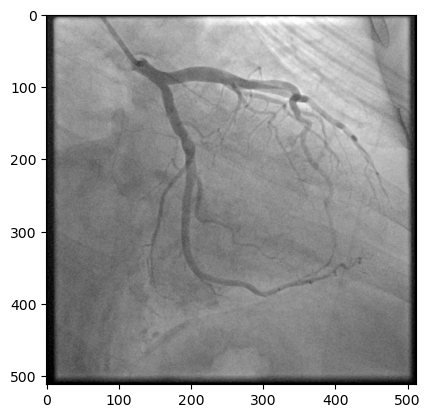
#> input picture raw_img.png, 430 x 418 px
$ python -i Preprocess.py   (imports and definitions only)
#> lines starting #> are read from the running program, lines starting #| are printed output that depends on the picture
#> further down, picture is the input picture: shape (418, 430, 3); min 0, max 255, mean 161.2
from skimage import io, exposure, util, morphology
from skimage.color import rgb2gray
import cv2 as cv
import numpy as np

def preprocess(img):

    image = img.astype(np.float32) / 255.0

    if image.ndim == 3 and image.shape[2] == 3:
        image = rgb2gray(image)
#> image: shape (418, 430) float32

    # First, contrast limited adaptive histogram equalisation (CLAHE)
    clahe_image = exposure.equalize_adapthist(image)
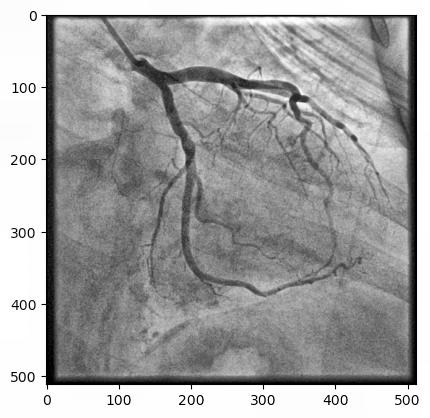
#> clahe_image: shape (418, 430) float32; min 0, max 1, mean 0.627

    # invert image
    inv_clahe_image = util.invert(clahe_image)
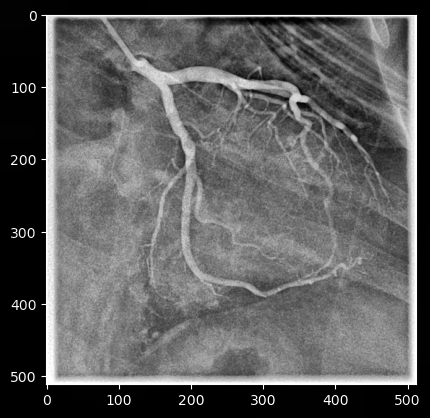
#> inv_clahe_image: shape (418, 430) float32; min 0, max 1, mean 0.373

    # White top-hat transform (large SE, exact size not specified)
    w_tophat_image = morphology.white_tophat(inv_clahe_image, morphology.disk(20))
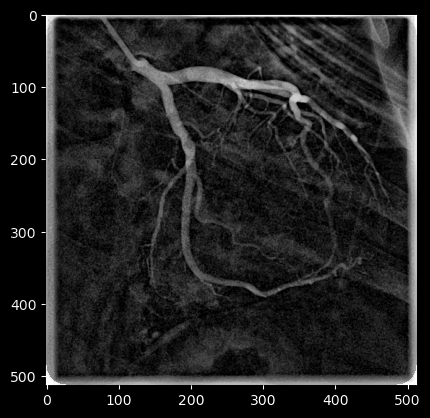
#> w_tophat_image: shape (418, 430) float32; min 0, max 0.999, mean 0.134

    # Original - top hat
    orig_tophat = image - w_tophat_image
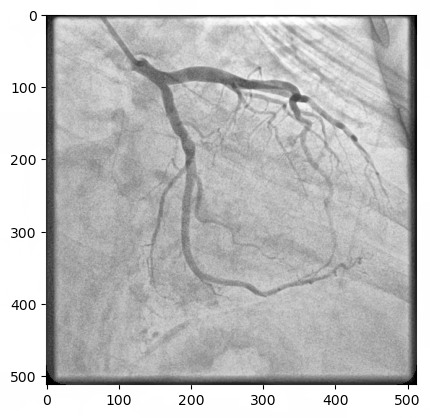
#> orig_tophat: shape (418, 430) float32; min -0.999, max 1, mean 0.498; drawn with min black and max white

    # Non-negative thresholding, threshold not specified
    thresh_image = orig_tophat #> 0

    # CLAHE
    clahe_thresh_image = exposure.equalize_adapthist(thresh_image)
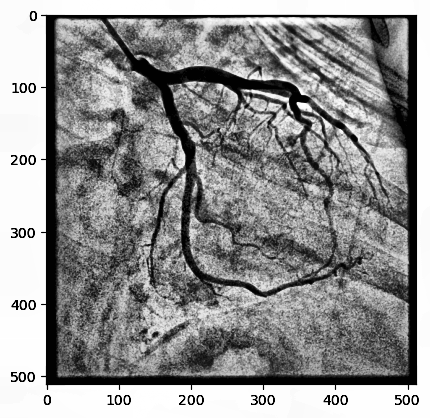
#> clahe_thresh_image: shape (418, 430) float32; min 0, max 1, mean 0.566
    preprocess_img = clahe_thresh_image

    return (preprocess_img * 255).astype(np.uint8)

def preprocess_inplace(img_path):
    img = io.imread(img_path)
    image = preprocess(img)
    io.imsave(img_path, image)

>>> import cv2
>>> picture = cv2.cvtColor(cv2.imread('raw_img.png'), cv2.COLOR_BGR2RGB)
>>> result = preprocess(picture)

$ run again, on optimisers.png
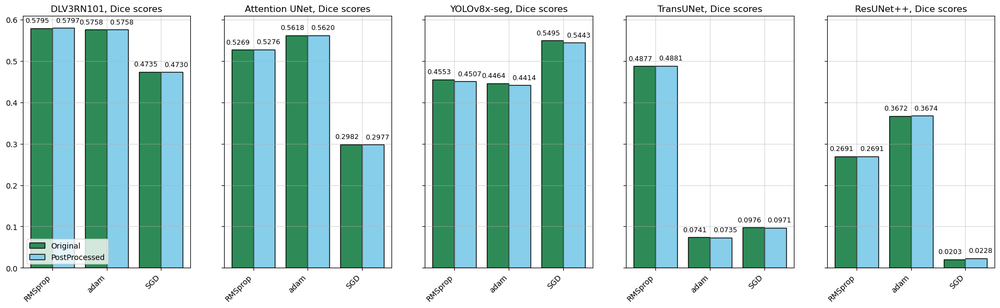
#> input picture optimisers.png, 1000 x 308 px, shrunk from 1834 x 565 before the run
#> in preprocess, `w_tophat_image = morphology.white_tophat(inv_clahe_image, morphology.d..`:
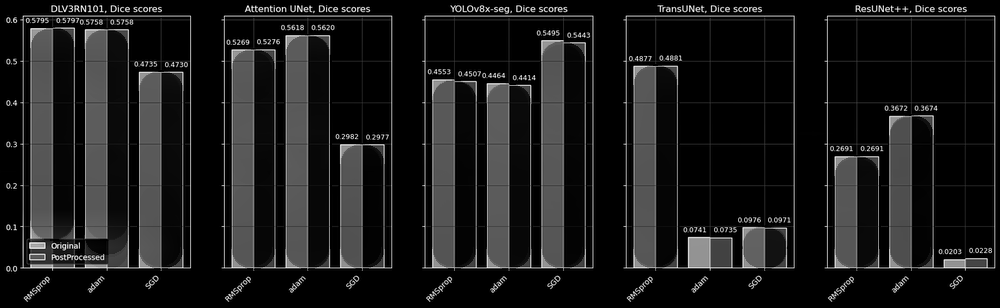
#> w_tophat_image: shape (308, 1000) float32; min 0, max 0.999, mean 0.105
#> in preprocess, `clahe_thresh_image = exposure.equalize_adapthist(thresh_image)`:
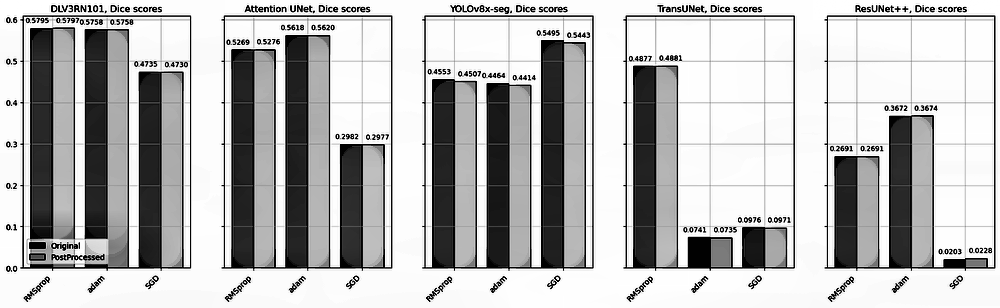
#> clahe_thresh_image: shape (308, 1000) float32; min 0, max 1, mean 0.732

$ run again, on stenosis_annotations.png
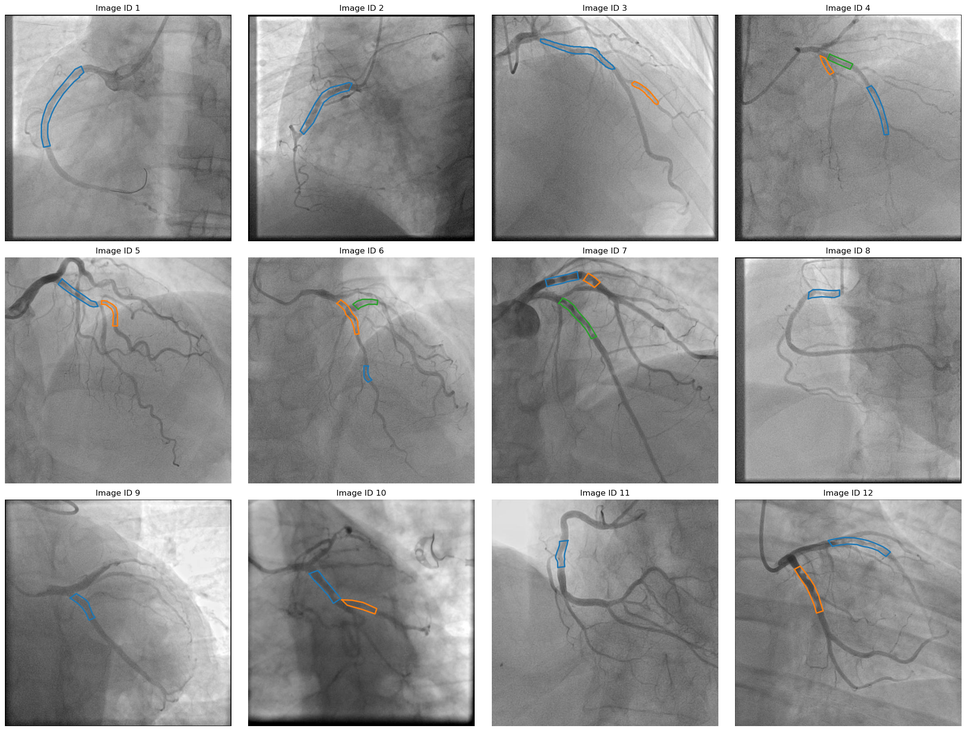
#> input picture stenosis_annotations.png, 966 x 731 px, shrunk from 1970 x 1491 before the run
#> in preprocess, `orig_tophat = image - w_tophat_image`:
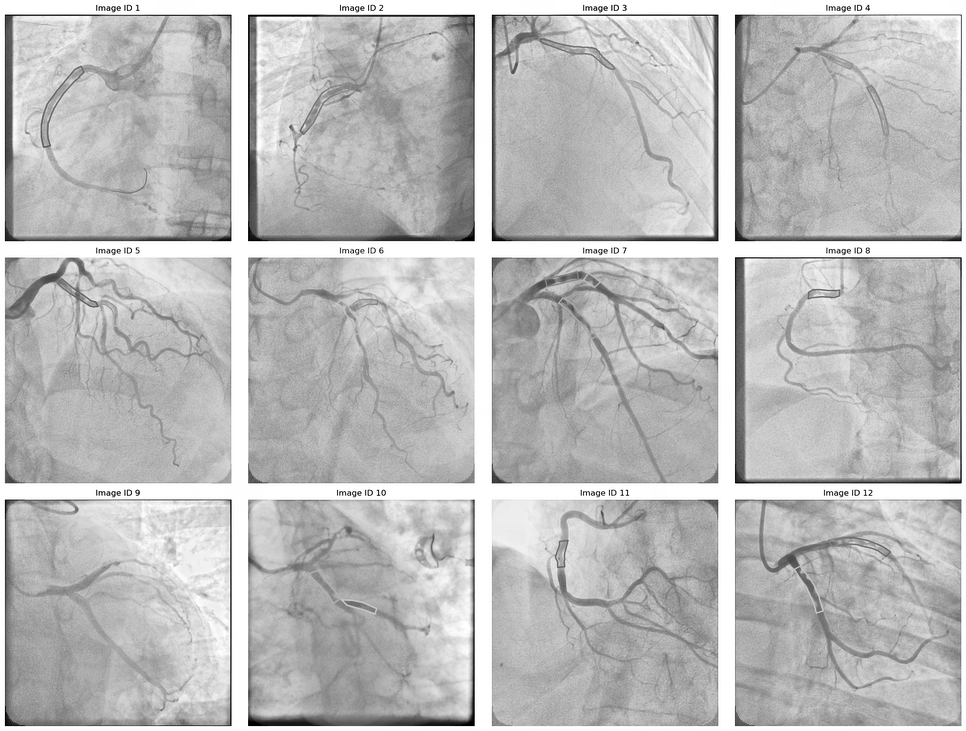
#> orig_tophat: shape (731, 966) float32; min -0.997, max 1, mean 0.474; drawn with min black and max white
#> in preprocess, `clahe_thresh_image = exposure.equalize_adapthist(thresh_image)`:
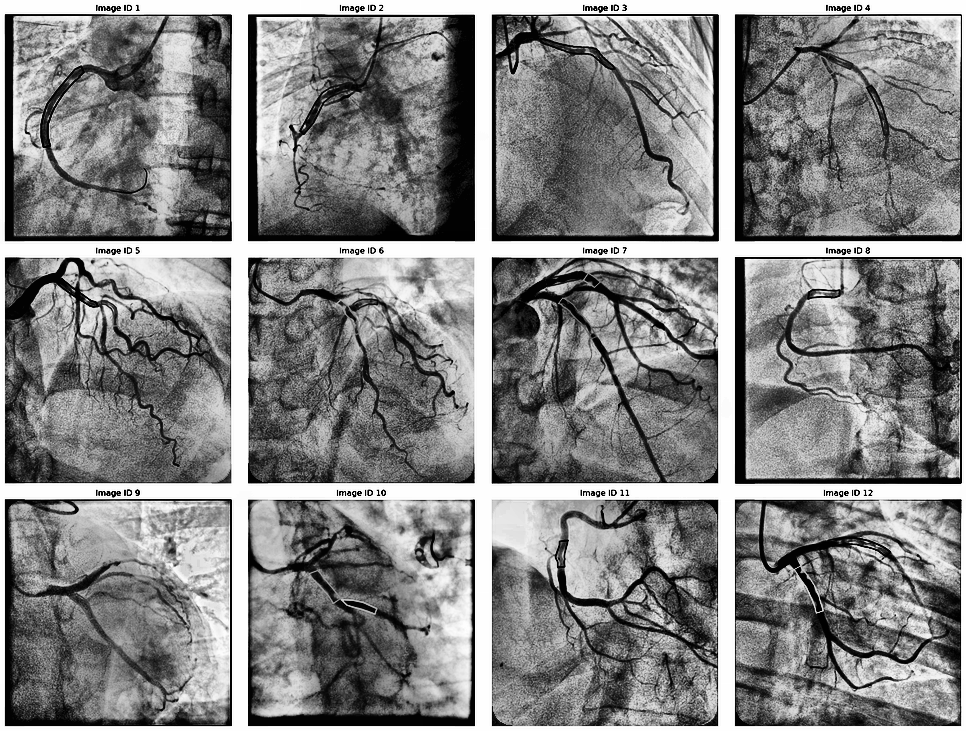
#> clahe_thresh_image: shape (731, 966) float32; min 0, max 1, mean 0.52
